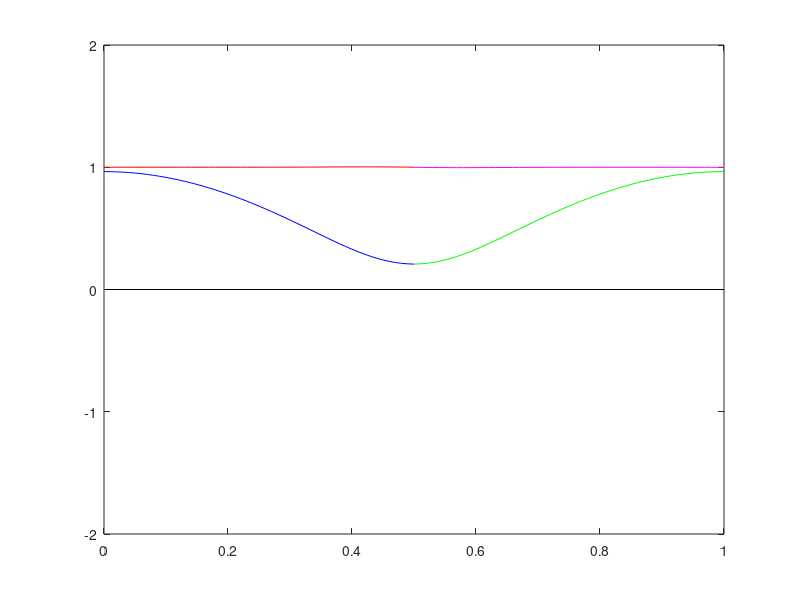

MATLAB code for this plot:
a = 1;
b = 2;

%initialize parameters
t0 = 0;
tf = 1;
L = 50;
 

%define space mesh
h = 1 / L;
x = 0 : h / 2 : 1;
x = x';

%set inital funcitons  
InitialPressure = sin( pi * x );
InitialVelocity = ones( 1 , length( x ) );

% define time mesh
k = h / 2 ;
t = t0 : k : tf;
N = length( t ) - 1;

%wave speed details
rho1 = 1;                 %density
K1 = 1;                   %bulk modulus
rho2 = 1;
K2 = 1;
%impedence
Z1 = rho1 * K1;             
Z2 = rho2 * K2;

A = [ 0 K1 ; 1 / rho1 0 ];       %wave speed
R = [ -Z1 Z1 ; 1 1 ];
RI = (1/(-Z1*1-1*Z1))*[ 1   -Z1;
                       -1  -Z1];
evaluesA = eig( A );
c0w = evaluesA( 1 );
c0z = evaluesA( 2 );

%CFL number
mu = A * k / h;

%preallocate u, set initial value using intital condition
U =struct('PressureEdge1',zeros( N + 1 , L + 1 ),...
          'VelocityEdge1',zeros( N + 1 , L + 1 ),...
          'PressureEdge2',zeros( N + 1 , L + 1 ),...
          'VelocityEdge2',zeros( N + 1 , L + 1 ));
U( : ).PressureEdge1( 1 , : ) = InitialPressure( 1 : L + 1 );
U( : ).VelocityEdge1( 1 , : ) = InitialVelocity( 1 : L + 1 );
U( : ).PressureEdge2( 1 , : ) = InitialPressure( L + 1 : end );
U( : ).VelocityEdge2( 1 , : ) = InitialVelocity( L + 1 : end );



%struct to store w,z at junctions, index gives egde, column 1 of struct is
%the char at the left endpoint 'a' and column 2 gives the char at the 
% right endpoint 'b'
%w left moving c0w<0
%z right moving c0z>0
C=struct( 'w1',zeros( N + 1 , 2 ),...
          'z1',zeros( N + 1 , 2 ),...
          'w2',zeros( N + 1 , 2 ),...
          'z2',zeros( N + 1 , 2 ) );
      
%struct to hold the exaxt solution
E =struct('ExactPressureEdge1',zeros( N + 1 , L + 1 ),...
          'ExactVelocityEdge1',zeros( N + 1 , L + 1 ),...
          'ExactPressureEdge2',zeros( N + 1 , L + 1 ),...
          'ExactVelocityEdge2',zeros( N + 1 , L + 1 ));
%loop through time
for n=1:N
    %loop through space
    for j=2:L
%u(n + 1,j)= (u(n,j - 1) + u(n,j + 1))/2 -(mu/2)*(u(n,j + 1) - u(n,j - 1))
      
      %calculate interior nodes for edge 1
      prev = ( cell2mat( { U.PressureEdge1( n , j - 1 ),...
                           U.VelocityEdge1( n , j - 1 ) } ) )';
                  
      next = ( cell2mat( { U.PressureEdge1( n , j + 1 ),...
                           U.VelocityEdge1( n , j + 1 ) } ) )';
                  
      newU = ( prev + next ) / 2 - ( mu / 2 ) * ( next - prev );

      U.PressureEdge1( n + 1 , j ) = newU( 1 );
      U.VelocityEdge1( n + 1 , j ) = newU( 2 );
      
      %calculate interior nodes for edge 2
      prev = ( cell2mat( { U.PressureEdge2( n , j - 1),...
                           U.VelocityEdge2( n , j - 1 ) } ) )';
                    
      next = ( cell2mat( { U.PressureEdge2( n , j + 1 ),...
                           U.VelocityEdge2( n , j + 1 ) } ) )';
                    
      newU = ( prev + next ) / 2 - ( mu / 2 ) * ( next - prev );

      U.PressureEdge2( n + 1 , j ) = newU( 1 );
      U.VelocityEdge2( n + 1 , j ) = newU( 2 );
   
    end

    %JUNCTIONS
    
    j = 1;

    %calc  w char using pres/vel for egde 1 at vertex a
    prev = RI * ( cell2mat( { U.PressureEdge1( n , j ),...
                             U.VelocityEdge1( n , j ) } ) )';
    
    %check to ensure press/vel for w/z satisfy IC
    C.w1( 1 , a ) = prev( 1 );
    C.z1( 1 , a ) = prev( 2 );
    
    next = RI *( cell2mat( { U.PressureEdge1( n , j + 1 ),...
                             U.VelocityEdge1( n , j + 1 ) } ) )';
   
    %w(x^n)=c0(dt/dx)*(w_(L)-w_(L-1))+w_L...linear interpolation for known char
    %where c0=-1, an eigen value of A and the slope of the characteristic
    curr = c0w * ( k / h ) * ( prev - next ) + prev;
    
    %set w char value at vertex  
    C.w1( n + 1 , a ) = curr( 1 );
        
    %calc w char using pres/vel for edge 2 at vertex b
    prev = RI * ( cell2mat( { U.PressureEdge2( n , j ),...
                             U.VelocityEdge2( n , j ) } ) )';
      
    next = RI * ( cell2mat( { U.PressureEdge2( n , j + 1 ),...
                             U.VelocityEdge2( n , j + 1 ) } ) )';
   
    %check to ensure press/vel for w/z satisfy IC
    C.w2( 1 , b ) = prev( 1 );
    C.z2( 1 , b ) = prev( 2 );
      
    %w(x^n)=c0(dt/dx)*(z_(L)-z_(L-1))+z_L...linear interpolation for known char
    %where c0=-1, an eigen value of A and the slope of the characteristic
    curr = c0w * ( k / h ) * ( prev - next ) + prev;
    
    %set w char value at vertex 
    C.w2( n + 1 , b ) = curr( 1 );
    
    
    %JUNCTIONS
    
    j = L + 1;
    
    %calc z char using pres/vel for edge 1 at vertex b 
    prev = RI * ( cell2mat( { U.PressureEdge1( n , j - 1 ),...
                             U.VelocityEdge1( n , j - 1 ) } ) )';
   
    next = RI * (cell2mat( { U.PressureEdge1( n , j ),...
                            U.VelocityEdge1( n , j ) } ) )';
                      
    %check to ensure press/vel for w/z satisfy IC
    C.w1( 1 , b ) = next( 1 );
    C.z1( 1 , b ) = next( 2 );
    
    %z(x^n)=mu*(z_(L)-z_(L-1))+z_L...linear interpolation for known char
    curr = c0z * ( k / h ) * ( prev - next ) + next;
    
    %set w char value at vertex 
    C.z1( n + 1 , b ) = curr( 2 );
    
    %calc chars using pres/vel for edge 2 at vertex a
    prev = RI * ( cell2mat( { U.PressureEdge2( n , j - 1 ),...
                             U.VelocityEdge2( n , j - 1 ) } ) )';
                         
    next = RI * ( cell2mat( { U.PressureEdge2( n , j ),...
                             U.VelocityEdge2( n , j ) } ) )';
                         
    %check to ensure press/vel for w/z satisfy IC
    C.w2( 1 , a ) = next( 1 );
    C.z2( 1 , a ) = next( 2 );
   
    %z(x^n)=mu*(z_(L)-z_(L-1))+z_L...linear interpolation for known char
    curr = c0z * ( k / h ) * ( prev - next ) + next;
    
    %set w char value at vertex 
    C.z2( n + 1 , a ) = curr( 2 );
    
    
    
    %Vertex a
    %calc unk chars at vertex using juction conditions. Solve system 
    %Ax=b using interpolated chars 
    knownchars = ( cell2mat( { C.w1( n + 1 , a ),...
                               C.z2( n + 1 , a ) } ) )';
    %multiply by coeff matrix                       
    knownchars = [ Z1  Z2 ; -1 1 ] * knownchars;
    %solve
    unkchars = [ Z2 Z1 ; -1 1 ] \ knownchars ;
    %set new chars at vertex a 
    C.w2( n + 1 , a ) = unkchars( 1 );
    C.z1( n + 1 , a ) = unkchars( 2 );
  
    %calc press/vel using chars on edge 1 at vertex a
    newC = ( cell2mat( { C.w1( n + 1 , a ),...
                         C.z1( n + 1 , a ) } ) )';
                     
    newU = R * newC;
    U.PressureEdge1( n + 1 , 1 ) = newU( 1 );
    U.VelocityEdge1( n + 1 , 1 ) = newU( 2 );
    
    %calc press/vel using chars on edge 2 at vertex a
    newC = ( cell2mat( { C.w2( n + 1 , a ),...
                         C.z2( n + 1 , a ) } ) )';
                     
    newU = R * newC;
    U.PressureEdge2( n + 1 , L + 1 ) = newU( 1 );
    U.VelocityEdge2( n + 1 , L + 1 ) = newU( 2 );
    
    
    %Vertex b
    %calc unk chars at vertex using juction conditions. Solve system 
    %Ax=b using interpolated chars 
    knownchars = ( cell2mat( { C.w2( n + 1 , b ),...
                               C.z1( n + 1 , b ) } ) )';
    
    %multiply by coefficient matrix
    knownchars = [ -Z2 -Z1 ; 1 -1 ] * knownchars;
    %solve
    unkchars = [ -Z1 -Z2 ; 1 -1 ] \ knownchars;
    C.w1( n + 1 , b ) = unkchars( 1 );
    C.z2( n + 1 , b ) = unkchars( 2 );
    
    
    %calc press/vel using chars on edge 1 at vertex b  
    newC = ( cell2mat( { C.w1( n + 1 , b ),...
                         C.z1( n + 1 , b ) } ) )';
                     
    newU = R * newC;
    U.PressureEdge1( n + 1 , L + 1 ) = newU( 1 );
    U.VelocityEdge1( n + 1 , L + 1 ) = newU( 2 );
   
    %calc press/vel using chars on edge 2 at vertex b
    newC = ( cell2mat( { C.w2( n + 1 , b ),...
                         C.z2( n + 1 , b ) } ) )';
                     
    newU = R * newC;
    U.PressureEdge2( n + 1 , 1 ) = newU( 1 );
    U.VelocityEdge2( n + 1 , 1 ) = newU( 2 );
    
    
    %calculate exact solution using known solutions for w,z
    wX = x - c0w * t( n );
    zX = x - c0z * t( n );
    wexact = ( -.5*sin( pi * wX) + .5 )';
    zexact = ( .5*sin ( pi * zX ) + .5 )';
    uexact= RI * [ wexact ; zexact ];
    
    E.ExactPressureEdge1( n , : ) =  uexact( 1 , 1 : L + 1 );
    E.ExactVelocityEdge1( n , : ) =  uexact( 2 , 1 : L + 1 );
    E.ExactPressureEdge2( n , : ) =  uexact( 1 , L + 1 : end );
    E.ExactVelocityEdge2( n , : ) =  uexact( 2 , L + 1 : end );    
     
    
end
%calculate the max abs error
abserrPE1 = ( abs( E.ExactPressureEdge1 - U.PressureEdge1 ) );
abserrPE1 = max( max(abserrPE1));


clf
for i=1:N+1
    
    plot( x ( 1 : L + 1 ) , U.PressureEdge1( i , : ) , 'b',...
          x ( L + 1 : end ) , U.PressureEdge2( i , : ) , 'g',...
          x ( 1 : L + 1 ) , U.VelocityEdge1( i , : ) , 'r',...
          x ( L + 1 : end ) , U.VelocityEdge2( i , : ) , 'm',...
          x ( 1 : L + 1 ) , E.ExactPressureEdge1( i , : ) , 'k',...
          x ( L + 1 : end ) , E.ExactPressureEdge2( i , : ) , 'k',...
          x ( 1 : L + 1 ) , E.ExactVelocityEdge1( i , : ) , 'k',...
          x ( L + 1 : end ) , E.ExactVelocityEdge2( i , : ) , 'k')
      
	axis( [ 0  1  -2 2 ])
    pause( .05 )
    drawnow
    
end
hold off



